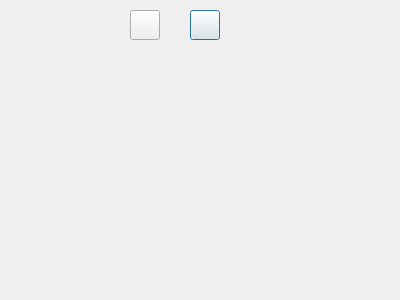
<?xml version="1.0" encoding="UTF-8"?>
<ui version="4.0">
 <class>fft_dialog</class>
 <widget class="QDialog" name="fft_dialog">
  <property name="geometry">
   <rect>
    <x>0</x>
    <y>0</y>
    <width>400</width>
    <height>300</height>
   </rect>
  </property>
  <property name="windowTitle">
   <string>Dialog</string>
  </property>
  <widget class="QPushButton" name="button_zoom_out">
   <property name="geometry">
    <rect>
     <x>190</x>
     <y>10</y>
     <width>30</width>
     <height>30</height>
    </rect>
   </property>
   <property name="text">
    <string/>
   </property>
  </widget>
  <widget class="QPushButton" name="button_zoom_in">
   <property name="geometry">
    <rect>
     <x>130</x>
     <y>10</y>
     <width>30</width>
     <height>30</height>
    </rect>
   </property>
   <property name="styleSheet">
    <string notr="true"/>
   </property>
   <property name="text">
    <string/>
   </property>
  </widget>
 </widget>
 <resources/>
 <connections/>
</ui>
